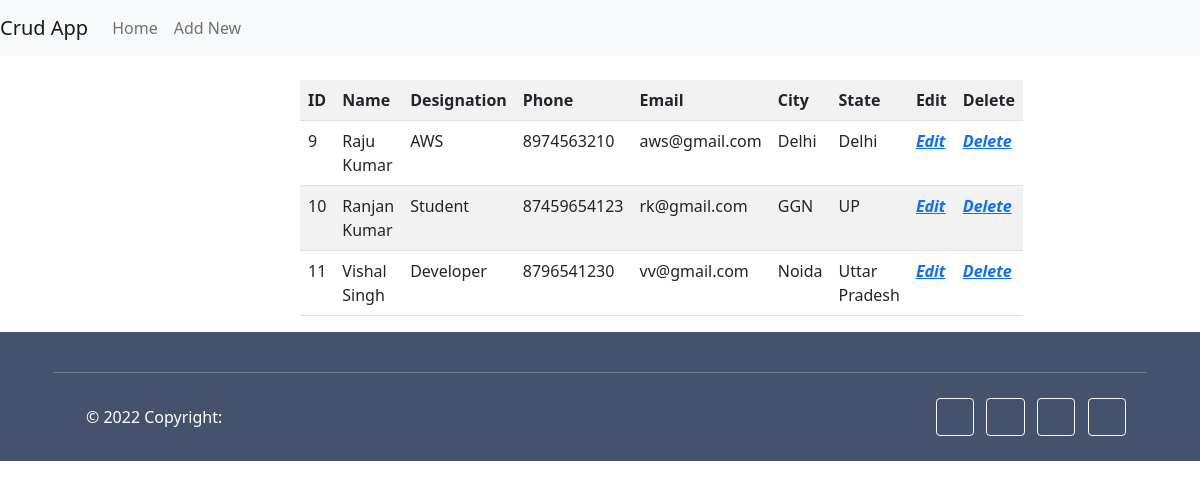
The page / on the database its author committed.
### crudapp/models.py (models this page shows, shortened)
class Employee(models.Model):
    ID = models.AutoField(primary_key=True)
    name = models.CharField(max_length=30)
    des = models.CharField(max_length=30)
    phone = models.CharField(max_length=20)
    email = models.EmailField(max_length=30)
    city = models.CharField(max_length=30, default=None, blank=True, null=True )
    state = models.CharField(max_length=30, default=None, blank=True, null=True )

### crudapp/views.py (the view)
# urls.py: path("", views.HomePage),
def HomePage(request):
    data = Employee.objects.all()
    return render(request, "index.html", {"data":data})

### crudapp/templates/index.html (shortened to what this page needs)
<!DOCTYPE html>
<html lang="en">
<head>
    <link rel="stylesheet" href="https://cdnjs.cloudflare.com/ajax/libs/font-awesome/4.7.0/css/font-awesome.min.css">
    <link rel="stylesheet" href="https://cdn.jsdelivr.net/npm/@fortawesome/fontawesome-free@6.1.1/css/fontawesome.min.css">
    <link rel="stylesheet" href="https://cdn.jsdelivr.net/npm/bootstrap@5.1.3/dist/css/bootstrap.min.css">
    <link rel="stylesheet" href="https://cdnjs.cloudflare.com/ajax/libs/font-awesome/4.7.0/css/font-awesome.min.css">
</head>
<body>
    <nav class="navbar navbar-expand-lg navbar-light bg-light">
        <a class="navbar-brand" href="/">Crud App</a>
        <div class="collapse navbar-collapse" id="navbarNav">
          <ul class="navbar-nav">
            <li class="nav-item active">
              <a class="nav-link" href="/">Home <span class="sr-only">(current)</span></a>
            </li>
            <li class="nav-item">
              <a class="nav-link" href="/add">Add New</a>
            </li>
          </ul>
        </div>
      </nav>
      <br>
      <center>
      {% if data %}
    <div class="col-md-6">
    <table class="table table-striped table-hover">
        <tr>
            <th>ID</th>
            <th>Name</th>
            <th>Designation</th>
            <th>Phone</th>
            <th>Email</th>
            <th>City</th>
            <th>State</th>
            <th>Edit</th>
            <th>Delete</th>
        </tr>
        {% for i in data %}
        <tr>
            <td>{{i.ID}}</td>
            <td>{{i.name}}</td>
            <td>{{i.des}}</td>
            <td>{{i.phone}}</td>
            <td>{{i.email}}</td>
            <td>{{i.city}}</td>
            <td>{{i.state}}</td>
            <td><b><a href="/update/{{i.ID}}"><i class="fa-pen-to-squar">Edit</i></a></b></td>
            <td><b><a href="/delete/{{i.ID}}"><i class="fa-trash-ca">Delete</i></a></b></td>
        </tr>
        {% endfor %}
    </table>
    </div>
    {% else %}
    <h4>No Records</h4>
    {% endif %}
</center>
<footer class="text-center text-lg-start text-white" style="background-color: #45526e">
    <div class="container p-4 pb-0">
      <hr class="my-3">
      <section class="p-3 pt-0">
        <div class="row d-flex align-items-center">
          <div class="col-md-7 col-lg-8 text-center text-md-start">
            <div class="p-3">
              © 2022 Copyright:
            </div>
          </div>
          <div class="col-md-5 col-lg-4 ml-lg-0 text-center text-md-end">
            <a
               class="btn btn-outline-light btn-floating m-1"
               class="text-white"
               role="button"
               ><i class="fab fa-facebook-f"></i></a>
            <a
               class="btn btn-outline-light btn-floating m-1"
               class="text-white"
               role="button"
               ><i class="fab fa-twitter"></i></a>
            <a
               class="btn btn-outline-light btn-floating m-1"
               class="text-white"
               role="button"
               ><i class="fab fa-google"></i></a>
            <a
               class="btn btn-outline-light btn-floating m-1"
               class="text-white"
               role="button"
               ><i class="fab fa-instagram"></i></a>
          </div>
        </div>
      </section>
    </div>
</footer>
</body>
</html>

### rows shown on the page
Employee: ID "9", name "Raju Kumar", des "AWS", phone "8974563210", email "aws@gmail.com", city "Delhi", state "Delhi"
Employee: ID "10", name "Ranjan Kumar", des "Student", phone "87459654123", email "rk@gmail.com", city "GGN", state "UP"
Employee: ID "11", name "Vishal Singh", des "Developer", phone "8796541230", email "vv@gmail.com", city "Noida", state "Uttar Pradesh"
